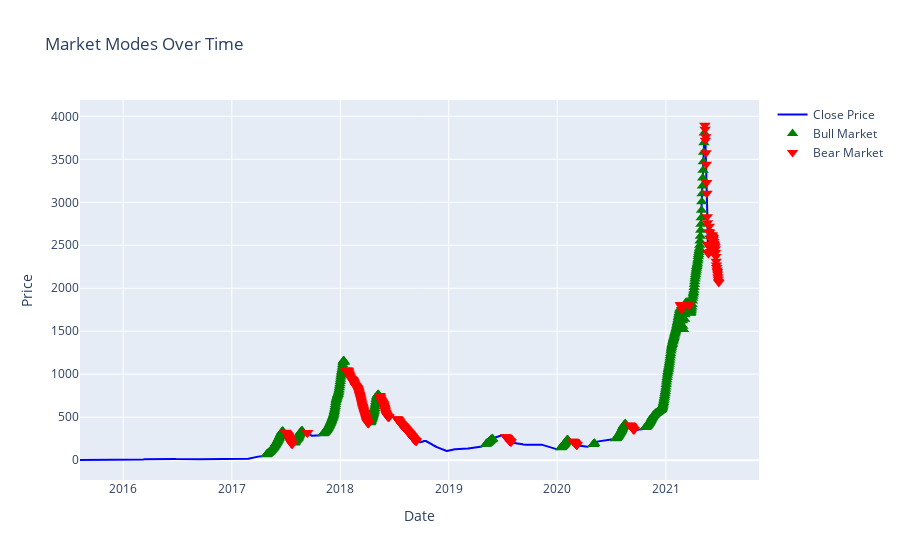

The code cell stored with this chart in its notebook:
### Code cell
df['close_wavelet_smoothed'] = wavelet_smooth(df['close'], wavelet='db4', level=5)
df = detect_market_modes(df, 'close_wavelet_smoothed', min_peak_distance=20, slope_std_multiplier=0.25)
plot_market_modes(df, column='close_wavelet_smoothed', labeler_column='market_mode')
df = add_ti(df)
df.tail()

### Figure 1 — Plotly figure (JSON) as saved in the notebook; plotly's stock layout.template omitted (floating-point values rounded to 4 significant figures; data arrays with more than 128 entries replaced by an {"elided": "..."} marker saying what was removed)
{"data": [{"line": {"color": "blue"}, "name": "Close Price", "type": "scatter", "x": {"elided": "2160 str values"}, "y": {"elided": "2160 float values"}}, {"marker": {"color": "green", "size": 10, "symbol": "triangle-up"}, "mode": "markers", "name": "Bull Market", "type": "scatter", "x": {"elided": "460 str values"}, "y": {"elided": "460 float values"}}, {"marker": {"color": "red", "size": 10, "symbol": "triangle-down"}, "mode": "markers", "name": "Bear Market", "type": "scatter", "x": {"elided": "303 str values"}, "y": {"elided": "303 float values"}}], "layout": {"hovermode": "closest", "title": {"text": "Market Modes Over Time"}, "xaxis": {"title": {"text": "Date"}}, "yaxis": {"title": {"text": "Price"}}}}
